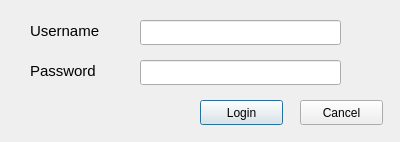
<?xml version="1.0" encoding="UTF-8"?>
<ui version="4.0">
 <class>loginDialog</class>
 <widget class="QDialog" name="loginDialog">
  <property name="geometry">
   <rect>
    <x>0</x>
    <y>0</y>
    <width>400</width>
    <height>142</height>
   </rect>
  </property>
  <property name="windowTitle">
   <string>Dialog</string>
  </property>
  <widget class="QPushButton" name="loginButton">
   <property name="geometry">
    <rect>
     <x>200</x>
     <y>100</y>
     <width>83</width>
     <height>25</height>
    </rect>
   </property>
   <property name="focusPolicy">
    <enum>Qt::StrongFocus</enum>
   </property>
   <property name="text">
    <string>Login</string>
   </property>
  </widget>
  <widget class="QPushButton" name="cancelButton">
   <property name="geometry">
    <rect>
     <x>300</x>
     <y>100</y>
     <width>83</width>
     <height>25</height>
    </rect>
   </property>
   <property name="focusPolicy">
    <enum>Qt::StrongFocus</enum>
   </property>
   <property name="text">
    <string>Cancel</string>
   </property>
  </widget>
  <widget class="QLineEdit" name="userEdit">
   <property name="geometry">
    <rect>
     <x>140</x>
     <y>20</y>
     <width>201</width>
     <height>25</height>
    </rect>
   </property>
  </widget>
  <widget class="QLineEdit" name="passEdit">
   <property name="geometry">
    <rect>
     <x>140</x>
     <y>60</y>
     <width>201</width>
     <height>25</height>
    </rect>
   </property>
   <property name="echoMode">
    <enum>QLineEdit::Password</enum>
   </property>
  </widget>
  <widget class="QLabel" name="userLabel">
   <property name="geometry">
    <rect>
     <x>30</x>
     <y>20</y>
     <width>81</width>
     <height>21</height>
    </rect>
   </property>
   <property name="font">
    <font>
     <pointsize>11</pointsize>
    </font>
   </property>
   <property name="text">
    <string>Username</string>
   </property>
  </widget>
  <widget class="QLabel" name="passLabel">
   <property name="geometry">
    <rect>
     <x>30</x>
     <y>60</y>
     <width>81</width>
     <height>21</height>
    </rect>
   </property>
   <property name="font">
    <font>
     <pointsize>11</pointsize>
    </font>
   </property>
   <property name="text">
    <string>Password</string>
   </property>
  </widget>
  <zorder>loginButton</zorder>
  <zorder>cancelButton</zorder>
  <zorder>passEdit</zorder>
  <zorder>userLabel</zorder>
  <zorder>passLabel</zorder>
  <zorder>userEdit</zorder>
 </widget>
 <tabstops>
  <tabstop>userEdit</tabstop>
  <tabstop>passEdit</tabstop>
  <tabstop>loginButton</tabstop>
  <tabstop>cancelButton</tabstop>
 </tabstops>
 <resources/>
 <connections/>
</ui>
